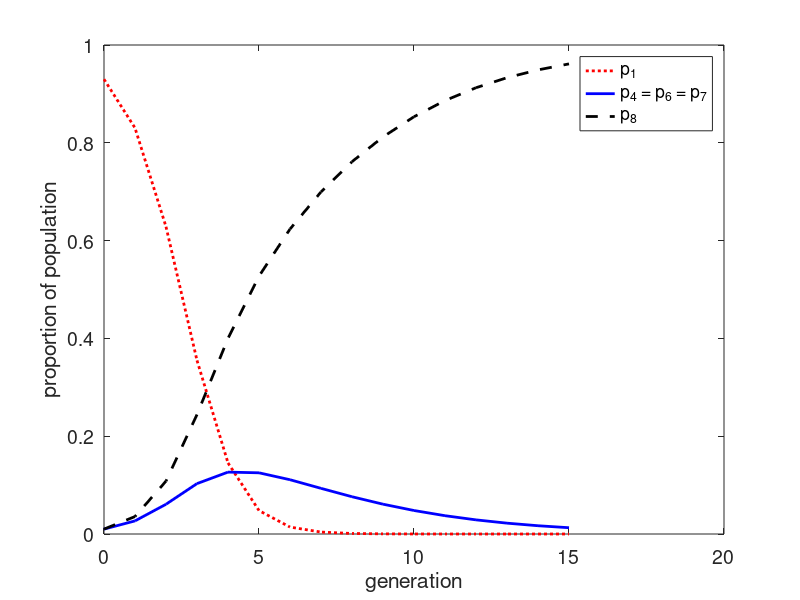

This figure's MATLAB source:
function GADyn1

% Dynamic systems analysis of simple selection-only GA.
% Reeves & Rowe, p. 148.

f = [1 2 2 3 2 3 3 4]; % fitnesses
p = [.93 .01 .01 .01 .01 .01 .01 .01]'; % proportions of each individual in population
genMax = 15;
pSave = zeros(length(p), genMax+1);
pSave(:, 1) = p;
for gen = 1 : genMax
    p = diag(f) * p / (f * p);
    pSave(:, gen+1) = p;
end
close all; figure; set(gca, 'fontsize', 14); hold on; box on;
plot(0:genMax, pSave(1,:), 'r:', 'linewidth', 2);
plot(0:genMax, pSave(4,:), 'b-', 'linewidth', 2);
plot(0:genMax, pSave(8,:), 'k--', 'linewidth', 2);
xlabel('generation')
ylabel('proportion of population');
legend('p_1', 'p_4 = p_6 = p_7', 'p_8');